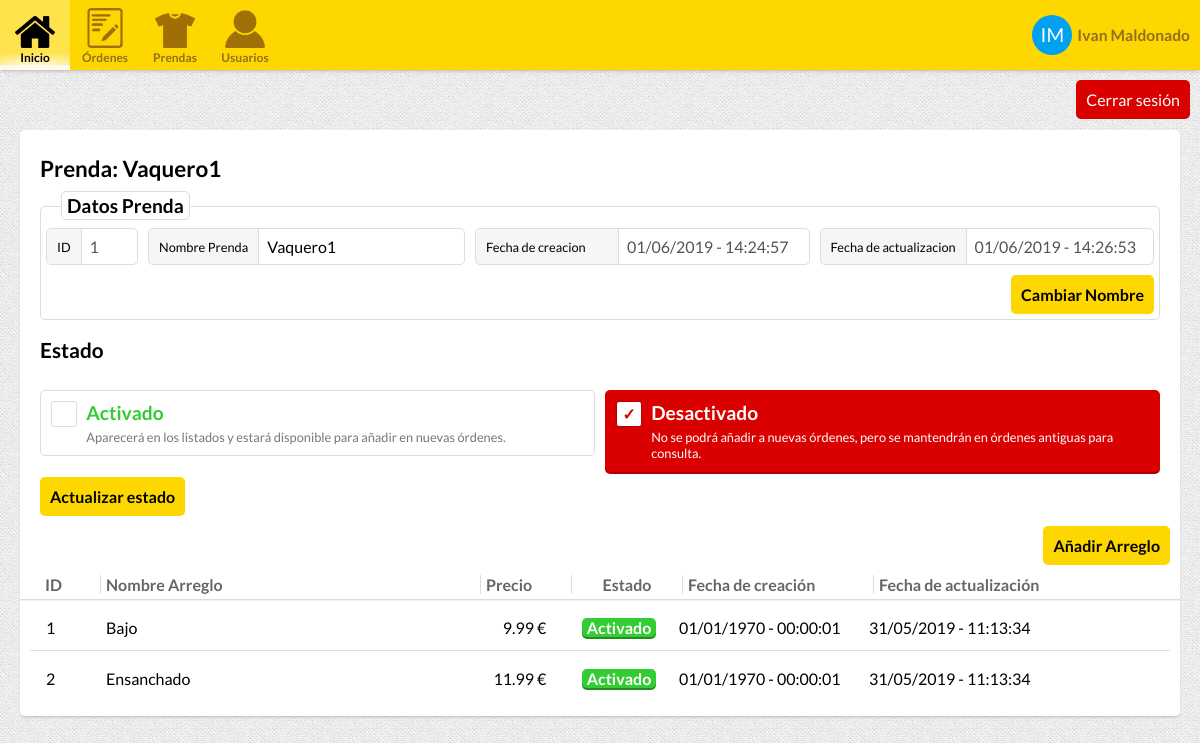
Screenshot of /clothe.php?id=1 (signed in) with the database file from the repository.
### tables this page shows
CREATE TABLE "USERS" (
	"USER_ID"	INTEGER NOT NULL PRIMARY KEY AUTOINCREMENT,
	"USERNAME"	TEXT NOT NULL,
	"NAME"	TEXT NOT NULL,
	"SURNAME"	TEXT,
	"PHONE"	INTEGER,
	"EMAIL"	TEXT NOT NULL,
	"HASHED_PASSWORD"	TEXT NOT NULL,
	"ROLE_ID"	INTEGER NOT NULL DEFAULT 0,
	"UPDATE_TIMESTAMP"	INTEGER NOT NULL,
	"REGISTER_TIMESTAMP"	INTEGER NOT NULL,
	"ACTIVE"	INTEGER NOT NULL DEFAULT 0,
	FOREIGN KEY("ROLE_ID") REFERENCES "USER_ROLES"("ROLE_ID")
);

CREATE TABLE "CLOTHES" (
	"CLOTHES_ID"	INTEGER NOT NULL PRIMARY KEY AUTOINCREMENT,
	"CLOTHE_NAME"	TEXT NOT NULL,
	"ACTIVE"	INTEGER NOT NULL DEFAULT 1,
	"REGISTERED_DATE"	INTEGER,
	"UPDATE_DATE"	INTEGER NOT NULL
);

CREATE TABLE "CLOTHES_FIXES" (
	"FIX_ID"	INTEGER NOT NULL,
	"CLOTHE_ID"	INTEGER NOT NULL,
	"NAME"	TEXT NOT NULL,
	"PRICE"	REAL NOT NULL DEFAULT 0,
	"ACTIVE"	INTEGER NOT NULL DEFAULT 1 CHECK(ACTIVE=0 OR ACTIVE=1),
	"CREATION_DATE"	INTEGER NOT NULL,
	"UPDATE_DATE"	INTEGER NOT NULL,
	PRIMARY KEY("FIX_ID","CLOTHE_ID")
);

### Controllers/UserController.php (called while the page is built, shortened)
<?php
class UserController {
    private function connect(){
        return new PDO("sqlite:.data/data.db");
    }
    public function getUser($id){
        $db = $this->connect();
        $sql = "SELECT * FROM USERS AS U, USER_ROLES AS R WHERE USER_ID = :userID AND U.ROLE_ID = R.ROLE_ID";
        $stmt = $db->prepare($sql);
        $stmt->bindParam(':userID', $id);
        if($stmt->execute()){
            if($row = $stmt->fetch()){
               return new User(
                $row["USER_ID"],
                $row["USERNAME"],
                $row["HASHED_PASSWORD"],
                $row["EMAIL"],
                new Role(
                    $row["ROLE_ID"],
                    $row["ROLE_NAME"],
                    $row["ROLE_CSS_CLASS"],
                    $row["ROLE_DESCRIPTION"]
                ),
                $row["PHONE"],
                $row["NAME"],
                $row["SURNAME"],
                $row["REGISTER_TIMESTAMP"],
                $row["UPDATE_TIMESTAMP"],
                $row["ACTIVE"]
                );
            }
        }
        return null;
    }
}

### Classes/User.php (called while the page is built, shortened)
<?php
require_once("Classes/Role.php");
class User{
    private $id;
    private $role;
    private $name;
    private $surname;
    function __construct($id = 0, $username, $password = null, $email, $role, $telephone, $name, $surname, $registeredDate, $updateDate, $active = 0){
        $this->id = $id;
        $this->role = $role;
        $this->name = $name;
        $this->surname = $surname;
        $registeredDateOb = new DateTime();
        $registeredDateOb->setTimestamp($registeredDate);
        $updateDateOb = new DateTime();
        $updateDateOb->setTimestamp($updateDate);
    }
    function getId(){
        return $this->id;
    }
    function getRole(){
        return $this->role;
    }
    function getName(){
        return $this->name;
    }
    function getSurname(){
        return $this->surname;
    }
}

### Classes/Role.php (called while the page is built, shortened)
<?php
class Role{
    private $id;
    function __construct($id, $name, $cssClass, $description = ""){
        $this->id = $id;
    }
    function getID(){
        return $this->id;
    }
}

### Controllers/Controller.php (called while the page is built, shortened)
<?php
class Controller {
    private function connect(){
        return new PDO("sqlite:.data/data.db");
    }
    public function getClothe($clotheID){
        $db = $this->connect();
        $sql = "SELECT * FROM CLOTHES WHERE CLOTHES_ID = :clotheID";
        $stmt = $db->prepare($sql);
        $stmt->bindParam(':clotheID', $clotheID);
        if($stmt->execute()){
            while($row = $stmt->fetch()){
                return new Clothe(
                    $row["CLOTHES_ID"],
                    $row["CLOTHE_NAME"],
                    null, null,
                    $row["REGISTERED_DATE"],
                    $row["UPDATE_DATE"],
                    $row["ACTIVE"]
                );
            }
        }
        return null;
    }
    public function getFixes($clotheID){
        $fixes = array();
        $db = $this->connect();
        $sql = "SELECT * FROM CLOTHES_FIXES WHERE CLOTHE_ID = :clotheID";
        $stmt = $db->prepare($sql);
        $stmt->bindParam(':clotheID', $clotheID);
        if($stmt->execute()){
            while($row = $stmt->fetch()){
                array_push($fixes, new Fix(
                    $row["FIX_ID"],
                    $row["CLOTHE_ID"],
                    $row["NAME"],
                    $row["PRICE"],
                    $row["ACTIVE"],
                    $row["CREATION_DATE"],
                    $row["UPDATE_DATE"]
                ));
            }
        }
        return $fixes;
    }
}

### Classes/Clothe.php (called while the page is built, shortened)
<?php
class Clothe{
    private $id;
    private $name;
    private $creationDate;
    private $updateDate;
    function __construct($id, $name, $numFixes = 0, $fixes = null, $creationDate, $updateDate, $active = true){
        $this->id = $id;
        $this->name = $name;
        $creationDateOb = new DateTime();
        $creationDateOb->setTimestamp($creationDate);
        $this->creationDate = $creationDateOb;
        $updateDateOb = new DateTime();
        $updateDateOb->setTimestamp($updateDate);
        $this->updateDate = $updateDateOb;
    }
    function getId(){
        return $this->id;
    }
    function getName(){
        return $this->name;
    }
    function getCreationDateString(){
        $date = $this->creationDate;
        return $date->format('d/m/Y - H:i:s');
    }
    function getUpdateDateString(){
        $date = $this->updateDate;
        return $date->format('d/m/Y - H:i:s');
    }
}

### Classes/Fix.php (called while the page is built, shortened)
<?php
class Fix{
    private $id;
    private $name;
    private $price;
    private $creationDate;
    private $updateDate;
    private $active;
    function __construct($id, $clotheID, $name, $price, $creationDate, $updateDate, $active = true){
        $this->id = $id;
        $this->name = $name;
        $this->price = $price;
        $creationDateOb = new DateTime();
        $creationDateOb->setTimestamp($creationDate);
        $this->creationDate = $creationDateOb;
        $updateDateOb = new DateTime();
        $updateDateOb->setTimestamp($updateDate);
        $this->updateDate = $updateDateOb;
        $this->active = $active;
    }
    function getID(){
        return $this->id;
    }
    function getName(){
        return $this->name;
    }
    function getPrice(){
        return $this->price;
    }
    function getCreationDateString(){
        $date = $this->creationDate;
        return $date->format('d/m/Y - H:i:s');
    }
    function getUpdateDateString(){
        $date = $this->updateDate;
        return $date->format('d/m/Y - H:i:s');
    }
    function isActive(){
        return $this->active;
    }
}

### ViewControllers/clotheViewController.php (the view, shortened to what this page needs)
<?php
require_once("Controllers/UserController.php");
require_once("Controllers/Controller.php");
require_once("Classes/User.php");
require_once("Classes/Role.php");
require_once("Classes/Clothe.php");
require_once("Classes/Fix.php");
$userController = new UserController();
$controller = new Controller();
if(isset($_SESSION["userID"])){
    $sessionUser = $userController->getUser($_SESSION["userID"]);
    $sessionUserRole = $sessionUser->getRole();
}else {
    header("location: login.php");
}
if($sessionUserRole->getID() == 0){
    $client = true;
}elseif($sessionUserRole->getID() == 1){
    $employee = true;
}elseif($sessionUserRole->getID() == 2){
    $admin = true;
}
if(!$clothe = $controller->getClothe($_GET["id"])){
    header("Location: clothes.php");
};
$fixes = $controller->getFixes($_GET["id"]);
$title = "Prenda: ".$clothe->getName();
function showClotheInfoForm(){
    global $clothe;
    global $title;
    ?>
    <form id="clothe-info-container" method="post" action="clothe.php?id=<?=$clothe->getID()?>">
        <h1><?=$title?></h1>
        <div class="field-set" id="clothe-infoset">
        <h3>Datos Prenda</h3>
            <label class="boxed-input" id="clotheID">
                <div class="text-label"><span>ID</span></div>
                <div class="input-container">
                    <input type="text" value="<?=$clothe->getID()?>" disabled>
                </div>
            </label>
            <label class="boxed-input" id="clothe-name">
                <div class="text-label"><span>Nombre Prenda</span></div>
                <div class="input-container">
                    <input type="text" name="clotheName" value="<?=$clothe->getName()?>">
                </div>
            </label>
            <label class="boxed-input" id="create-date">
                <div class="text-label"><span>Fecha de creacion</span></div>
                <div class="input-container">
                    <input type="text" value="<?=$clothe->getCreationDateString()?>" disabled>
                </div>
            </label>
            <label class="boxed-input" id="update-date">
                <div class="text-label"><span>Fecha de actualizacion</span></div>
                <div class="input-container">
                    <input type="text" value="<?=$clothe->getUpdateDateString()?>" disabled>
                </div>
            </label>
            <div class="form-buttons">
                <input type="submit" value="Cambiar Nombre" name="changeClotheName" class="input-submit-button">
            </div>
        </div>
    </form>
    <?php
}
function showClotheFixes(){
    global $fixes, $clothe;
    ?>
    <div class="table-like-container fixes">
        <div class="item header fixes">
            <div class="elem id">ID</div>
            <div class="elem name">Nombre Arreglo</div>
            <div class="elem price">Precio</div>
            <div class="elem active">Estado</div>
            <div class="elem creation-date">Fecha de creación</div>
            <div class="elem update-date">Fecha de actualización</div>
            <div class="elem buttons"></div>
        </div>
    <?php
    if(sizeof($fixes) <= 0){
    ?>
        <div class="item no-items">
            <div>No hay arreglos para esta prenda.</div>
        </div>
    <?php
    }else{
        foreach($fixes as $fix){
    ?>
        <form class="item" method="post" action="clothe.php?id=<?=$clothe->getId()?>">
            <div class="elem id"><input type="number" value="<?=$fix->getId()?>" disabled></div>
            <div class="elem name"><input type="text" name="fixName" value="<?=$fix->getName()?>"></div>
            <div class="elem price"><input type="number" name="fixPrice" value="<?=$fix->getPrice()?>" step=".01">€</div>
            <div class="elem active"><span class="label-box <?=$fix->isActive() ? "enabled": "disabled"?>"><?=$fix->isActive() ? "Activado": "Desactivado"?></span></div>
            <div class="elem creation-date"><?=$fix->getCreationDateString()?></div>
            <div class="elem update-date"><?=$fix->getUpdateDateString()?></div>
            <div class="elem buttons">
            </div>
        </form>
        <?php
        }
    }
    ?>
    </div>
    <?php
}
function showStateForm(){
    global $clothe;
    ?>
    <form id="active-container" method="post" action="clothe.php?id=<?=$clothe->getID()?>">
        <h2>Estado</h2>
        <div>
            <label class="boxed-radio active">
                <div class="container">
                    <div class="radio-checkbox">&#x2713;</div>
                    <div class="radio-title">Activado</div>
                    <div class="radio-desc">Aparecerá en los listados y estará disponible para añadir en nuevas órdenes.</div>
                </div>
            </label>
            <label class="boxed-radio disabled">
                <div class="container">
                    <div class="radio-checkbox">&#x2713;</div>
                    <div class="radio-title">Desactivado</div>
                    <div class="radio-desc">No se podrá añadir a nuevas órdenes, pero se mantendrán en órdenes antiguas para consulta.</div>
                </div>
            </label>
        </div>
        <div class="form-buttons">
            <input type="submit" value="Actualizar estado" class="input-submit-button" name="toggleClothe">
        </div>
    </form>
    <?php
}

### includes/navbar.inc (shortened to what this page needs)
<nav class="top-header">
    <a class="menu-item" href="index.php">
        <img src="media/img/inicio.png">
        <div class="label">Inicio</div>
    </a>
    <a class="menu-item" href="orders.php">
        <img src="media/img/order.png">
        <div class="label">Órdenes</div>
    </a>
    <?php
    if($employee||$admin){
        ?>
    <a class="menu-item" href="clothes.php">
        <img src="media/img/prendas.png">
        <div class="label">Prendas</div>
    </a>
    <a class="menu-item" href="users.php">
        <img src="media/img/users.png">
        <div class="label">Usuarios</div>
    </a>
        <?php
    }
    ?>
    <a class="menu-item user" href="user.php?id=<?=$sessionUser->getID()?>">
        <div class="user-avatar"><?=substr($sessionUser->getName(), 0,1) . substr($sessionUser->getSurname(), 0,1)?></div>
        <div class="username"><?=$sessionUser->getName()." ".$sessionUser->getSurname()?></div>
    </a>
</nav>
<a class="logout-button" href="?logout">Cerrar sesión</a>

### rows the page displays
users: NAME "I", SURNAME "M", NAME "Ivan", SURNAME "Maldonado"
clothes: CLOTHE_NAME "Prenda: Vaquero1", CLOTHES_ID "1", clotheName "Vaquero1", REGISTERED_DATE "01/06/2019 - 14:24:57", UPDATE_DATE "01/06/2019 - 14:26:53"
clothes_fixes: FIX_ID "1", fixName "Bajo", fixPrice "9.99", UPDATE_DATE "Activado", ACTIVE "01/01/1970 - 00:00:01", CREATION_DATE "31/05/2019 - 11:13:34"
clothes_fixes: FIX_ID "2", fixName "Ensanchado", fixPrice "11.99", UPDATE_DATE "Activado", ACTIVE "01/01/1970 - 00:00:01", CREATION_DATE "31/05/2019 - 11:13:34"
